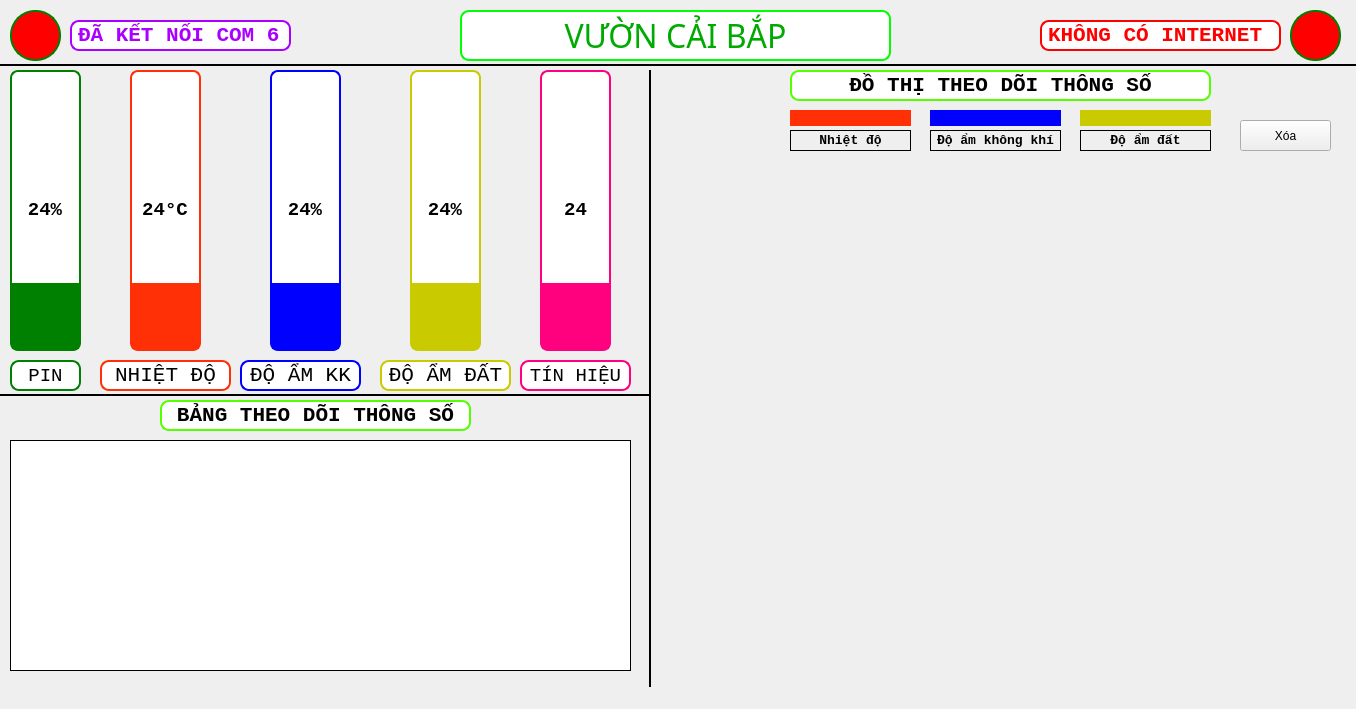
<?xml version="1.0" encoding="UTF-8"?>
<ui version="4.0">
 <class>MainWindow</class>
 <widget class="QMainWindow" name="MainWindow">
  <property name="windowModality">
   <enum>Qt::NonModal</enum>
  </property>
  <property name="geometry">
   <rect>
    <x>0</x>
    <y>0</y>
    <width>1356</width>
    <height>709</height>
   </rect>
  </property>
  <property name="sizePolicy">
   <sizepolicy hsizetype="Preferred" vsizetype="Preferred">
    <horstretch>0</horstretch>
    <verstretch>0</verstretch>
   </sizepolicy>
  </property>
  <property name="windowTitle">
   <string>SMART_FAMR</string>
  </property>
  <property name="windowIcon">
   <iconset>
    <normaloff>../icons/k.ico</normaloff>../icons/k.ico</iconset>
  </property>
  <property name="styleSheet">
   <string notr="true">border-color: rgb(0, 85, 255);</string>
  </property>
  <widget class="QWidget" name="centralwidget">
   <widget class="Line" name="line">
    <property name="geometry">
     <rect>
      <x>0</x>
      <y>50</y>
      <width>1361</width>
      <height>31</height>
     </rect>
    </property>
    <property name="frameShadow">
     <enum>QFrame::Plain</enum>
    </property>
    <property name="lineWidth">
     <number>2</number>
    </property>
    <property name="orientation">
     <enum>Qt::Horizontal</enum>
    </property>
   </widget>
   <widget class="QLabel" name="label">
    <property name="geometry">
     <rect>
      <x>460</x>
      <y>10</y>
      <width>431</width>
      <height>51</height>
     </rect>
    </property>
    <property name="font">
     <font>
      <family>Segoe Print</family>
      <pointsize>24</pointsize>
      <weight>50</weight>
      <italic>false</italic>
      <bold>false</bold>
     </font>
    </property>
    <property name="styleSheet">
     <string notr="true">background-color: rgb(255, 255, 255);
color: rgb(0, 170, 0);
font: 24pt &quot;Segoe Print&quot;;
background-color: rgb(255, 255, 255);
border-radius:9px;
border: 2px solid #00ff00
</string>
    </property>
    <property name="text">
     <string>VƯỜN CẢI BẮP</string>
    </property>
    <property name="alignment">
     <set>Qt::AlignCenter</set>
    </property>
   </widget>
   <widget class="QProgressBar" name="progressBar_pin">
    <property name="geometry">
     <rect>
      <x>10</x>
      <y>70</y>
      <width>71</width>
      <height>281</height>
     </rect>
    </property>
    <property name="font">
     <font>
      <family>Courier New</family>
      <pointsize>14</pointsize>
      <weight>75</weight>
      <bold>true</bold>
     </font>
    </property>
    <property name="styleSheet">
     <string notr="true">QProgressBar {border: 2px solid green;border-radius:8px}
QProgressBar::chunk {background: green}</string>
    </property>
    <property name="value">
     <number>24</number>
    </property>
    <property name="alignment">
     <set>Qt::AlignCenter</set>
    </property>
    <property name="orientation">
     <enum>Qt::Vertical</enum>
    </property>
   </widget>
   <widget class="QProgressBar" name="progressBar_hum">
    <property name="geometry">
     <rect>
      <x>270</x>
      <y>70</y>
      <width>71</width>
      <height>281</height>
     </rect>
    </property>
    <property name="font">
     <font>
      <family>Courier New</family>
      <pointsize>14</pointsize>
      <weight>75</weight>
      <bold>true</bold>
     </font>
    </property>
    <property name="styleSheet">
     <string notr="true">QProgressBar {border: 2px solid blue;border-radius:8px}
 QProgressBar::chunk {background:blue}</string>
    </property>
    <property name="value">
     <number>24</number>
    </property>
    <property name="alignment">
     <set>Qt::AlignCenter</set>
    </property>
    <property name="orientation">
     <enum>Qt::Vertical</enum>
    </property>
   </widget>
   <widget class="QProgressBar" name="progressBar_signal">
    <property name="geometry">
     <rect>
      <x>540</x>
      <y>70</y>
      <width>71</width>
      <height>281</height>
     </rect>
    </property>
    <property name="font">
     <font>
      <family>Courier New</family>
      <pointsize>14</pointsize>
      <weight>75</weight>
      <bold>true</bold>
     </font>
    </property>
    <property name="styleSheet">
     <string notr="true">QProgressBar {border: 2px solid rgb(255, 0, 127);border-radius:8px}
QProgressBar::chunk {background:rgb(255, 0, 127)}</string>
    </property>
    <property name="value">
     <number>24</number>
    </property>
    <property name="alignment">
     <set>Qt::AlignCenter</set>
    </property>
    <property name="orientation">
     <enum>Qt::Vertical</enum>
    </property>
    <property name="format">
     <string>%p</string>
    </property>
   </widget>
   <widget class="QProgressBar" name="progressBar_soil">
    <property name="geometry">
     <rect>
      <x>410</x>
      <y>70</y>
      <width>71</width>
      <height>281</height>
     </rect>
    </property>
    <property name="font">
     <font>
      <family>Courier New</family>
      <pointsize>14</pointsize>
      <weight>75</weight>
      <bold>true</bold>
     </font>
    </property>
    <property name="styleSheet">
     <string notr="true">QProgressBar {border: 2px solid  rgb(202, 202, 0);border-radius:8px}

QProgressBar::chunk {background: rgb(202, 202, 0)}</string>
    </property>
    <property name="value">
     <number>24</number>
    </property>
    <property name="alignment">
     <set>Qt::AlignCenter</set>
    </property>
    <property name="orientation">
     <enum>Qt::Vertical</enum>
    </property>
   </widget>
   <widget class="QProgressBar" name="progressBar_temp">
    <property name="geometry">
     <rect>
      <x>130</x>
      <y>70</y>
      <width>71</width>
      <height>281</height>
     </rect>
    </property>
    <property name="font">
     <font>
      <family>Courier New</family>
      <pointsize>14</pointsize>
      <weight>75</weight>
      <bold>true</bold>
     </font>
    </property>
    <property name="styleSheet">
     <string notr="true">QProgressBar {border: 2px solid rgb(255, 47, 6);border-radius:8px}
QProgressBar::chunk {background:rgb(255, 47, 6)}</string>
    </property>
    <property name="value">
     <number>24</number>
    </property>
    <property name="alignment">
     <set>Qt::AlignCenter</set>
    </property>
    <property name="orientation">
     <enum>Qt::Vertical</enum>
    </property>
    <property name="format">
     <string>%p°C</string>
    </property>
   </widget>
   <widget class="QLabel" name="label_15">
    <property name="geometry">
     <rect>
      <x>240</x>
      <y>360</y>
      <width>121</width>
      <height>31</height>
     </rect>
    </property>
    <property name="font">
     <font>
      <family>Courier New</family>
      <pointsize>16</pointsize>
     </font>
    </property>
    <property name="styleSheet">
     <string notr="true">background-color: rgb(255, 255, 255);
border-radius:9px;
border: 2px solid blue</string>
    </property>
    <property name="frameShape">
     <enum>QFrame::Box</enum>
    </property>
    <property name="text">
     <string>ĐỘ ẨM KK</string>
    </property>
    <property name="alignment">
     <set>Qt::AlignCenter</set>
    </property>
   </widget>
   <widget class="QLabel" name="label_16">
    <property name="geometry">
     <rect>
      <x>10</x>
      <y>360</y>
      <width>71</width>
      <height>31</height>
     </rect>
    </property>
    <property name="font">
     <font>
      <family>Courier New</family>
      <pointsize>14</pointsize>
     </font>
    </property>
    <property name="styleSheet">
     <string notr="true">background-color: rgb(255, 255, 255);
background-color: rgb(255, 255, 255);
background-color: rgb(255, 255, 255);
border-radius:9px;
border: 2px solid green</string>
    </property>
    <property name="frameShape">
     <enum>QFrame::Box</enum>
    </property>
    <property name="text">
     <string>PIN</string>
    </property>
    <property name="alignment">
     <set>Qt::AlignCenter</set>
    </property>
   </widget>
   <widget class="QLabel" name="label_17">
    <property name="geometry">
     <rect>
      <x>520</x>
      <y>360</y>
      <width>111</width>
      <height>31</height>
     </rect>
    </property>
    <property name="font">
     <font>
      <family>Courier New</family>
      <pointsize>14</pointsize>
     </font>
    </property>
    <property name="styleSheet">
     <string notr="true">background-color: rgb(255, 255, 255);
background-color: rgb(255, 255, 255);
background-color: rgb(255, 255, 255);
border-radius:9px;
border: 2px solid rgb(255, 0, 127)</string>
    </property>
    <property name="frameShape">
     <enum>QFrame::Box</enum>
    </property>
    <property name="text">
     <string>TÍN HIỆU</string>
    </property>
    <property name="alignment">
     <set>Qt::AlignCenter</set>
    </property>
   </widget>
   <widget class="QLabel" name="label_18">
    <property name="geometry">
     <rect>
      <x>380</x>
      <y>360</y>
      <width>131</width>
      <height>31</height>
     </rect>
    </property>
    <property name="font">
     <font>
      <family>Courier New</family>
      <pointsize>16</pointsize>
     </font>
    </property>
    <property name="styleSheet">
     <string notr="true">background-color: rgb(255, 255, 255);
border-radius:9px;
border: 2px solid  rgb(202,202, 0)</string>
    </property>
    <property name="frameShape">
     <enum>QFrame::Box</enum>
    </property>
    <property name="text">
     <string>ĐỘ ẨM ĐẤT</string>
    </property>
    <property name="alignment">
     <set>Qt::AlignCenter</set>
    </property>
   </widget>
   <widget class="QLabel" name="label_19">
    <property name="geometry">
     <rect>
      <x>100</x>
      <y>360</y>
      <width>131</width>
      <height>31</height>
     </rect>
    </property>
    <property name="font">
     <font>
      <family>Courier New</family>
      <pointsize>16</pointsize>
     </font>
    </property>
    <property name="styleSheet">
     <string notr="true">background-color: rgb(255, 255, 255);
border-radius:9px;
border: 2px solid rgb(255, 47, 6)</string>
    </property>
    <property name="frameShape">
     <enum>QFrame::Box</enum>
    </property>
    <property name="text">
     <string>NHIỆT ĐỘ</string>
    </property>
    <property name="alignment">
     <set>Qt::AlignCenter</set>
    </property>
   </widget>
   <widget class="QLabel" name="lbl_internet">
    <property name="geometry">
     <rect>
      <x>1040</x>
      <y>20</y>
      <width>241</width>
      <height>31</height>
     </rect>
    </property>
    <property name="font">
     <font>
      <family>Courier New</family>
      <pointsize>16</pointsize>
      <weight>75</weight>
      <bold>true</bold>
     </font>
    </property>
    <property name="styleSheet">
     <string notr="true">background-color: rgb(255, 255, 255);
border-radius:9px;
border: 2px solid rgb(255, 0, 0);
color: rgb(255, 0, 0);
</string>
    </property>
    <property name="frameShape">
     <enum>QFrame::Box</enum>
    </property>
    <property name="text">
     <string>KHÔNG CÓ INTERNET</string>
    </property>
    <property name="alignment">
     <set>Qt::AlignLeading|Qt::AlignLeft|Qt::AlignVCenter</set>
    </property>
   </widget>
   <widget class="QLabel" name="lbl_C">
    <property name="geometry">
     <rect>
      <x>1290</x>
      <y>10</y>
      <width>51</width>
      <height>51</height>
     </rect>
    </property>
    <property name="font">
     <font>
      <family>Courier New</family>
      <pointsize>16</pointsize>
     </font>
    </property>
    <property name="styleSheet">
     <string notr="true">border-radius:25px;
border: 2px solid green;
background-color: rgb(255, 0, 0);</string>
    </property>
    <property name="frameShape">
     <enum>QFrame::Box</enum>
    </property>
    <property name="text">
     <string/>
    </property>
    <property name="alignment">
     <set>Qt::AlignLeading|Qt::AlignLeft|Qt::AlignVCenter</set>
    </property>
   </widget>
   <widget class="QLabel" name="lbl_C_2">
    <property name="geometry">
     <rect>
      <x>10</x>
      <y>10</y>
      <width>51</width>
      <height>51</height>
     </rect>
    </property>
    <property name="font">
     <font>
      <family>Courier New</family>
      <pointsize>16</pointsize>
     </font>
    </property>
    <property name="styleSheet">
     <string notr="true">border-radius:25px;
border: 2px solid green;
background-color: rgb(255, 0, 0);</string>
    </property>
    <property name="frameShape">
     <enum>QFrame::Box</enum>
    </property>
    <property name="text">
     <string/>
    </property>
    <property name="alignment">
     <set>Qt::AlignLeading|Qt::AlignLeft|Qt::AlignVCenter</set>
    </property>
   </widget>
   <widget class="QLabel" name="lbl_com">
    <property name="geometry">
     <rect>
      <x>70</x>
      <y>20</y>
      <width>221</width>
      <height>31</height>
     </rect>
    </property>
    <property name="font">
     <font>
      <family>Courier New</family>
      <pointsize>16</pointsize>
      <weight>75</weight>
      <bold>true</bold>
     </font>
    </property>
    <property name="styleSheet">
     <string notr="true">background-color: rgb(255, 255, 255);
border-radius:9px;
border: 2px solid #aa00ff;
color: #aa00ff
</string>
    </property>
    <property name="frameShape">
     <enum>QFrame::Box</enum>
    </property>
    <property name="text">
     <string>ĐÃ KẾT NỐI COM 6</string>
    </property>
    <property name="alignment">
     <set>Qt::AlignLeading|Qt::AlignLeft|Qt::AlignVCenter</set>
    </property>
   </widget>
   <widget class="Line" name="line_2">
    <property name="geometry">
     <rect>
      <x>640</x>
      <y>70</y>
      <width>21</width>
      <height>661</height>
     </rect>
    </property>
    <property name="frameShadow">
     <enum>QFrame::Plain</enum>
    </property>
    <property name="lineWidth">
     <number>2</number>
    </property>
    <property name="orientation">
     <enum>Qt::Vertical</enum>
    </property>
   </widget>
   <widget class="Line" name="line_3">
    <property name="geometry">
     <rect>
      <x>0</x>
      <y>380</y>
      <width>651</width>
      <height>31</height>
     </rect>
    </property>
    <property name="frameShadow">
     <enum>QFrame::Plain</enum>
    </property>
    <property name="lineWidth">
     <number>2</number>
    </property>
    <property name="orientation">
     <enum>Qt::Horizontal</enum>
    </property>
   </widget>
   <widget class="QLabel" name="label_20">
    <property name="geometry">
     <rect>
      <x>160</x>
      <y>400</y>
      <width>311</width>
      <height>31</height>
     </rect>
    </property>
    <property name="font">
     <font>
      <family>Courier New</family>
      <pointsize>16</pointsize>
      <weight>75</weight>
      <bold>true</bold>
     </font>
    </property>
    <property name="styleSheet">
     <string notr="true">background-color: rgb(255, 255, 255);
border-radius:9px;
border: 2px solid #55ff00</string>
    </property>
    <property name="frameShape">
     <enum>QFrame::Box</enum>
    </property>
    <property name="text">
     <string>BẢNG THEO DÕI THÔNG SỐ</string>
    </property>
    <property name="alignment">
     <set>Qt::AlignCenter</set>
    </property>
   </widget>
   <widget class="QLabel" name="label_21">
    <property name="geometry">
     <rect>
      <x>790</x>
      <y>70</y>
      <width>421</width>
      <height>31</height>
     </rect>
    </property>
    <property name="font">
     <font>
      <family>Courier New</family>
      <pointsize>16</pointsize>
      <weight>75</weight>
      <bold>true</bold>
     </font>
    </property>
    <property name="styleSheet">
     <string notr="true">background-color: rgb(255, 255, 255);
border-radius:9px;
border: 2px solid #55ff00</string>
    </property>
    <property name="frameShape">
     <enum>QFrame::Box</enum>
    </property>
    <property name="text">
     <string>ĐỒ THỊ THEO DÕI THÔNG SỐ</string>
    </property>
    <property name="alignment">
     <set>Qt::AlignCenter</set>
    </property>
   </widget>
   <widget class="QTableView" name="tableView">
    <property name="geometry">
     <rect>
      <x>10</x>
      <y>440</y>
      <width>621</width>
      <height>231</height>
     </rect>
    </property>
    <property name="font">
     <font>
      <family>Courier New</family>
      <pointsize>14</pointsize>
     </font>
    </property>
    <property name="frameShape">
     <enum>QFrame::Box</enum>
    </property>
    <property name="frameShadow">
     <enum>QFrame::Plain</enum>
    </property>
    <property name="lineWidth">
     <number>1</number>
    </property>
    <attribute name="horizontalHeaderCascadingSectionResizes">
     <bool>true</bool>
    </attribute>
    <attribute name="horizontalHeaderDefaultSectionSize">
     <number>100</number>
    </attribute>
    <attribute name="horizontalHeaderMinimumSectionSize">
     <number>100</number>
    </attribute>
    <attribute name="horizontalHeaderShowSortIndicator" stdset="0">
     <bool>true</bool>
    </attribute>
    <attribute name="horizontalHeaderStretchLastSection">
     <bool>true</bool>
    </attribute>
    <attribute name="verticalHeaderVisible">
     <bool>false</bool>
    </attribute>
    <attribute name="verticalHeaderDefaultSectionSize">
     <number>38</number>
    </attribute>
    <attribute name="verticalHeaderMinimumSectionSize">
     <number>30</number>
    </attribute>
   </widget>
   <widget class="QLabel" name="label_22">
    <property name="geometry">
     <rect>
      <x>790</x>
      <y>110</y>
      <width>121</width>
      <height>16</height>
     </rect>
    </property>
    <property name="font">
     <font>
      <family>Courier New</family>
      <pointsize>16</pointsize>
     </font>
    </property>
    <property name="styleSheet">
     <string notr="true">background-color: rgb(255, 47, 6);
border-radius:9px;
border:1px solid rgb(255, 47, 6)</string>
    </property>
    <property name="frameShape">
     <enum>QFrame::Box</enum>
    </property>
    <property name="text">
     <string/>
    </property>
    <property name="alignment">
     <set>Qt::AlignCenter</set>
    </property>
   </widget>
   <widget class="QLabel" name="label_23">
    <property name="geometry">
     <rect>
      <x>930</x>
      <y>110</y>
      <width>131</width>
      <height>16</height>
     </rect>
    </property>
    <property name="font">
     <font>
      <family>Courier New</family>
      <pointsize>16</pointsize>
     </font>
    </property>
    <property name="styleSheet">
     <string notr="true">background-color: rgb(0,0,255);
border-radius:9px;
</string>
    </property>
    <property name="frameShape">
     <enum>QFrame::Box</enum>
    </property>
    <property name="text">
     <string/>
    </property>
    <property name="alignment">
     <set>Qt::AlignCenter</set>
    </property>
   </widget>
   <widget class="QLabel" name="label_24">
    <property name="geometry">
     <rect>
      <x>1080</x>
      <y>110</y>
      <width>131</width>
      <height>16</height>
     </rect>
    </property>
    <property name="font">
     <font>
      <family>Courier New</family>
      <pointsize>16</pointsize>
     </font>
    </property>
    <property name="styleSheet">
     <string notr="true">background-color: rgb(202, 202, 0);
border-radius:9px;</string>
    </property>
    <property name="frameShape">
     <enum>QFrame::Box</enum>
    </property>
    <property name="text">
     <string/>
    </property>
    <property name="alignment">
     <set>Qt::AlignCenter</set>
    </property>
   </widget>
   <widget class="QLabel" name="label_25">
    <property name="geometry">
     <rect>
      <x>790</x>
      <y>130</y>
      <width>121</width>
      <height>21</height>
     </rect>
    </property>
    <property name="font">
     <font>
      <family>Courier New</family>
      <pointsize>10</pointsize>
      <weight>75</weight>
      <bold>true</bold>
     </font>
    </property>
    <property name="styleSheet">
     <string notr="true"/>
    </property>
    <property name="frameShape">
     <enum>QFrame::Box</enum>
    </property>
    <property name="text">
     <string>Nhiệt độ</string>
    </property>
    <property name="alignment">
     <set>Qt::AlignCenter</set>
    </property>
   </widget>
   <widget class="QLabel" name="label_26">
    <property name="geometry">
     <rect>
      <x>930</x>
      <y>130</y>
      <width>131</width>
      <height>21</height>
     </rect>
    </property>
    <property name="font">
     <font>
      <family>Courier New</family>
      <pointsize>10</pointsize>
      <weight>75</weight>
      <bold>true</bold>
     </font>
    </property>
    <property name="styleSheet">
     <string notr="true"/>
    </property>
    <property name="frameShape">
     <enum>QFrame::Box</enum>
    </property>
    <property name="text">
     <string>Độ ẩm không khí</string>
    </property>
    <property name="alignment">
     <set>Qt::AlignCenter</set>
    </property>
   </widget>
   <widget class="QLabel" name="label_27">
    <property name="geometry">
     <rect>
      <x>1080</x>
      <y>130</y>
      <width>131</width>
      <height>21</height>
     </rect>
    </property>
    <property name="font">
     <font>
      <family>Courier New</family>
      <pointsize>10</pointsize>
      <weight>75</weight>
      <bold>true</bold>
     </font>
    </property>
    <property name="styleSheet">
     <string notr="true"/>
    </property>
    <property name="frameShape">
     <enum>QFrame::Box</enum>
    </property>
    <property name="text">
     <string>Độ ẩm đất</string>
    </property>
    <property name="alignment">
     <set>Qt::AlignCenter</set>
    </property>
   </widget>
   <widget class="QPushButton" name="btn_clear">
    <property name="geometry">
     <rect>
      <x>1240</x>
      <y>120</y>
      <width>91</width>
      <height>31</height>
     </rect>
    </property>
    <property name="text">
     <string>Xóa</string>
    </property>
   </widget>
  </widget>
  <widget class="QStatusBar" name="statusbar"/>
 </widget>
 <resources/>
 <connections/>
</ui>
